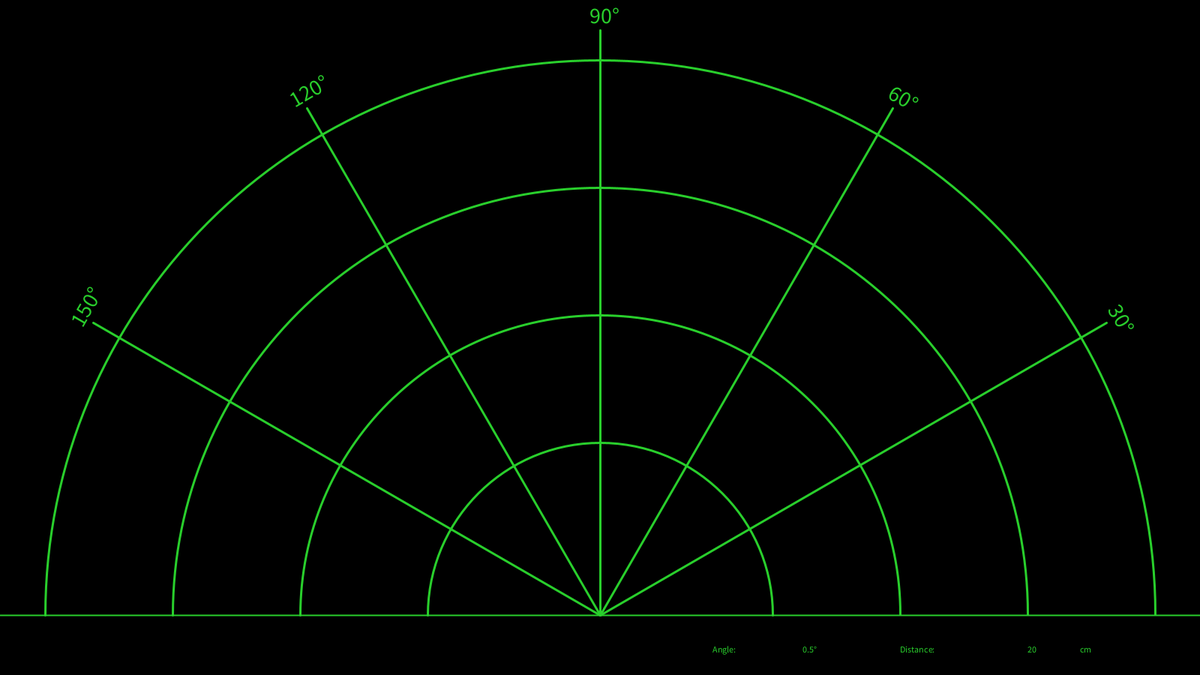
Frame 1 (no input)
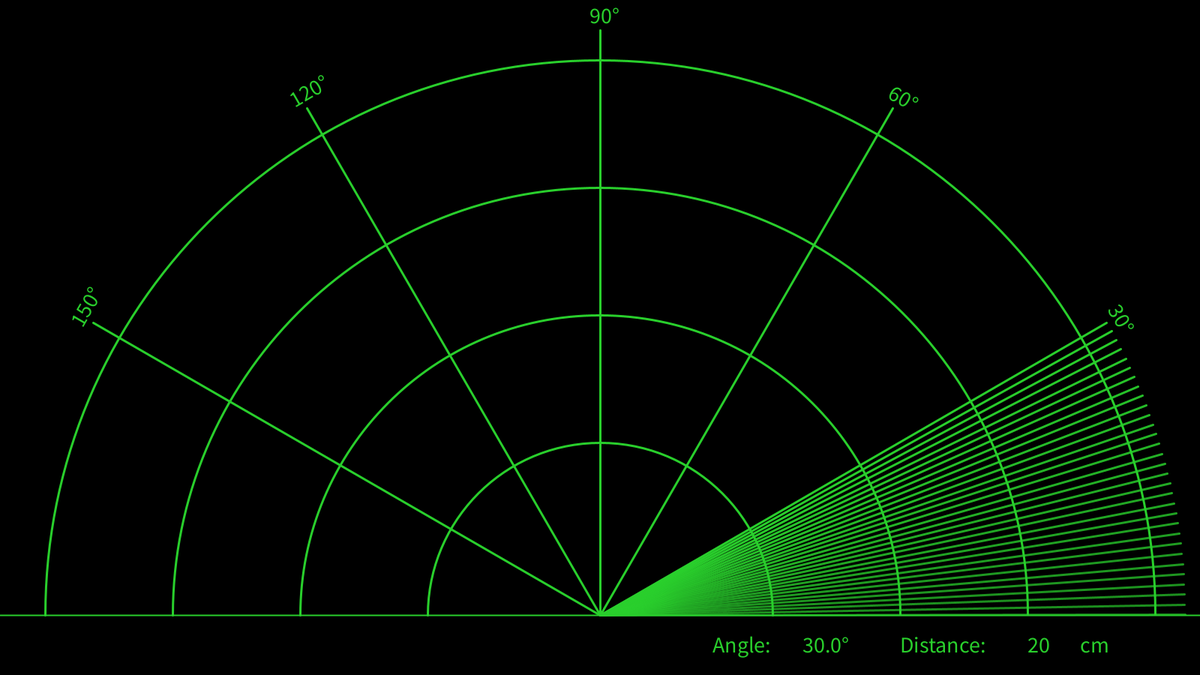
Frame 60 (the mouse pressed at the canvas centre just before this capture)
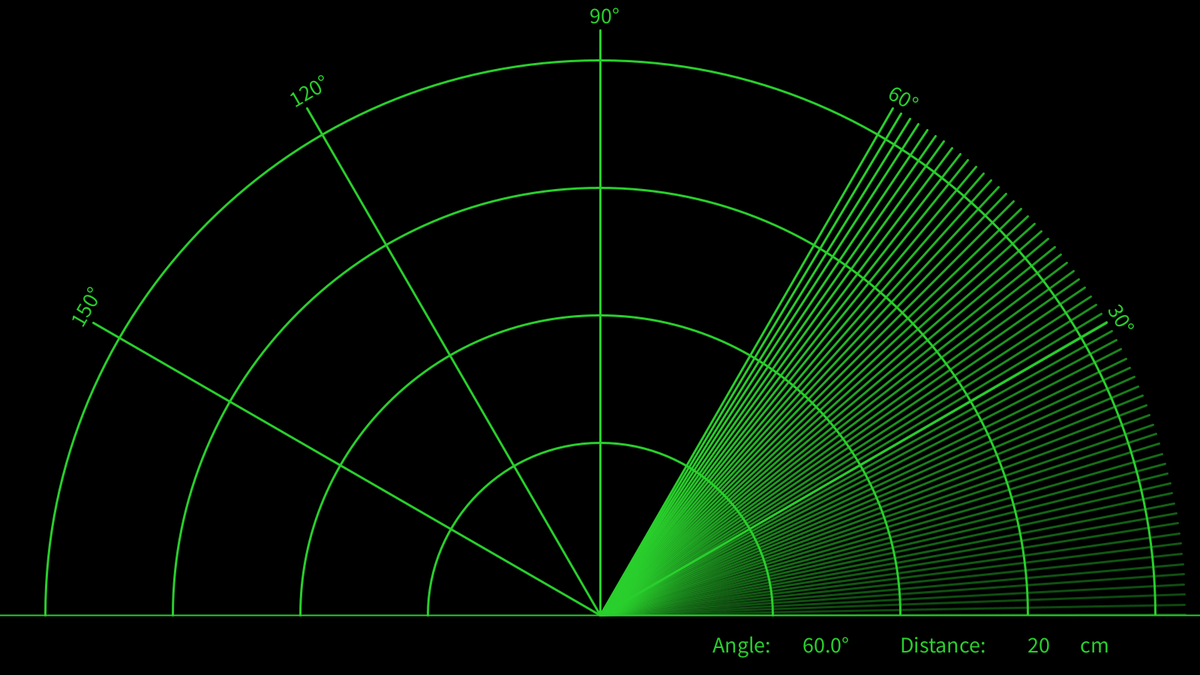
Frame 120 (the mouse held since frame 60 and released just before this capture)

The Processing sketch that drew these frames (run headless with seeded random() and noise(); from frame 60 on, the mouse is pressed at the canvas centre):

// Processing sketch: Radar_background
// ── Radar_background.pde
void drawRadar(float angle, int distance, float direction)
{
  fill(41, 207, 44); 
  strokeWeight(2); 
  stroke(41, 207, 44); 
  line(0, 820, 1600, 820); 
  //Drawing the reading below the main radar. 
  int textHeight = 870; 
  text("Angle: ", 950, textHeight); 
  text(angle + "°", 1070, textHeight);
  text("Distance: ",  1200, textHeight); 
  text(distance, 1370, textHeight); 
  text("cm", 1440, textHeight); 
  
  
  pushMatrix(); 
  translate(width/2, height - 80); 
  
  //Drawing the fading pointer. 
   pushMatrix();
  rotate(radians(-(angle))); 
  strokeWeight(3); 
 
   
   float Direction = direction/abs(direction); //Either 1 or -1
   float alpha; 
   if(Direction==1)
   {
    alpha = 255;  
   }
   else { alpha = 0; }
   float alphaChange = 2.83333*Direction; 
  for(int i = 1; i<=min(angle, 90); i++)
  {
    stroke(41, 207, 44, alpha); 
    rotate(radians(1)); 
    alpha-=alphaChange; 
  if(angle - i<=180)
  {
  line(0, 0, 780, 0); 
  }
  }
  popMatrix(); 
  
   stroke(41, 207, 44); 
  //Drawing those curves.
  noFill(); 
  int arcRadius = 1480; 
  int gap = 340; 
  for(int i = 0; i<=3; i++)
  {
     arc(0, 0, arcRadius - gap*i, arcRadius-gap*i, -PI, 0);
  }
  
  
  textSize(30); 
  
  int rayLength = 780; 
  rotate(PI/3); 
  for(int i = 0; i<=4; i++)
  {
     line(0, 0, 0, -rayLength); 
  text(str(30 + 30*i) + "°", -15, -rayLength-10); 
   rotate(-PI/6);  
  }
    popMatrix(); 
}



void setup()
{
 size(1600, 900); 
 
 
}

long lastCalc = millis();
float Angle = 0; 
float change = 0.5; 

void draw()
{
  background(0); 
  
  if(millis() - lastCalc > 10)
  {
    Angle+=change; 
    lastCalc = millis(); 
  }
  if(Angle > 270 || Angle < 0)
  {
   change*=(-1);  
  }
  
  drawRadar(Angle, 20, change); 
}
